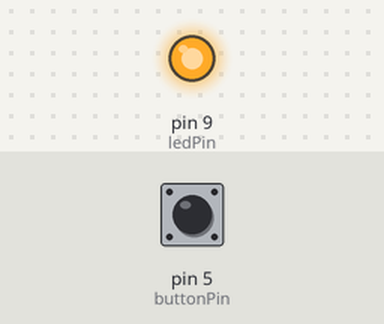
Recording of a sketch running on a simulated Arduino Uno, built with avr-gcc and run on an emulated ATmega328P. Parts: output pins drawn as LEDs (lit = HIGH). Inputs (shaded band) come from the test bench; at power-on: pin 5 (buttonPin) HIGH.

Above: at 1.2 s.
1.3 s: pin 5 (buttonPin) pulled LOW for 0.15 s
At 2.0 s:
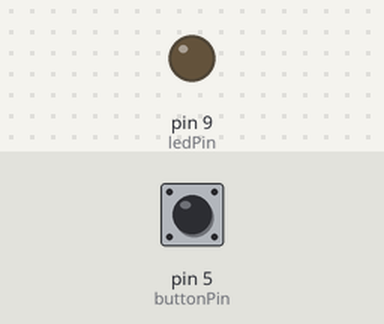
2.9 s: pin 5 (buttonPin) pulled LOW for 1 s
At 3.4 s:
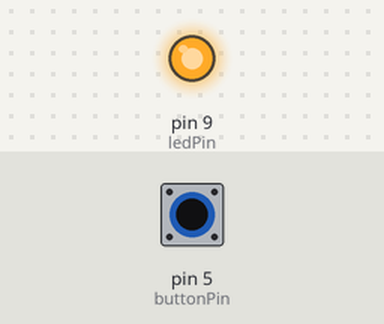
5.4 s: pin 5 (buttonPin) pulled LOW for 3.2 s
At 6.3 s:
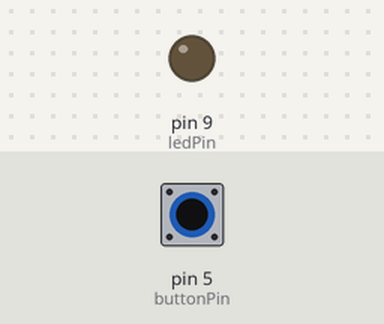
Timing chart, 0 to 8.4 s (numbered marks = the images above; inputs shaded):
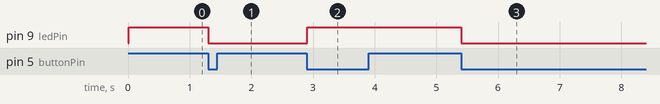

Measured:
- after the input at 1.3 s, pin 9 (ledPin): HIGH → LOW at once
- after the input at 2.9 s, pin 9 (ledPin): LOW → HIGH at once
- after the input at 5.4 s, pin 9 (ledPin): HIGH → LOW at once

The sketch:

Button_Debounced.ino
```cpp
int ledPin = 9;

//for controlling the button with the timer
bool ledState = true;

//For controlling the state based on the button
int buttonPin = 5;
int debounceDelay = 10;


void setup() {

  Serial.begin(9600);
  pinMode(ledPin, OUTPUT);
  pinMode(buttonPin, INPUT_PULLUP);
}

void loop() {

  int oldButtonState = 0;
  int newButtonState = 0;

  //read the button once, delay, then read it again
  //This delay is very short, only about 10 ms, but it could be set up
  //with it's own timer instead of a delay, if needed.
  oldButtonState = digitalRead(buttonPin);
  delay(debounceDelay);
  newButtonState = digitalRead(buttonPin);

  //If the old state and new state are different then we've had a change
  if (oldButtonState != newButtonState) {

    //But the change could be the rising edge OR the falling edge.
    //So we also want to check to make sure the new state is LOW
    //i.e. the button is pressed (LOW = pressed since we're using
    //the INPUT_PULLUP method of connecting our button)
    if (newButtonState == LOW) {
      //If both those are true then we've succesfully detected the falling edge
      //i.e. the first instance the button is pressed.
      ledState = !ledState;
    }
  }


  //control the led based on the ledState boolean
  if (ledState) {
    digitalWrite(ledPin, HIGH);
  } else {
    digitalWrite(ledPin, LOW);
  }

}
```
